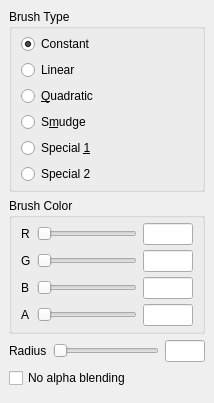
  <widget class="QDockWidget" name="brushDock">
   <property name="sizePolicy">
    <sizepolicy hsizetype="Preferred" vsizetype="Preferred">
     <horstretch>0</horstretch>
     <verstretch>0</verstretch>
    </sizepolicy>
   </property>
   <property name="floating">
    <bool>false</bool>
   </property>
   <property name="allowedAreas">
    <set>Qt::AllDockWidgetAreas</set>
   </property>
   <property name="windowTitle">
    <string>Br&amp;ush</string>
   </property>
   <attribute name="dockWidgetArea">
    <number>1</number>
   </attribute>
   <widget class="QWidget" name="brushDockContents">
    <property name="sizePolicy">
     <sizepolicy hsizetype="Preferred" vsizetype="Preferred">
      <horstretch>0</horstretch>
      <verstretch>0</verstretch>
     </sizepolicy>
    </property>
    <layout class="QVBoxLayout" name="verticalLayout_3">
     <item>
      <widget class="QGroupBox" name="brushType">
       <property name="title">
        <string>Brush Type</string>
       </property>
       <layout class="QVBoxLayout" name="verticalLayout">
        <property name="topMargin">
         <number>5</number>
        </property>
        <property name="bottomMargin">
         <number>5</number>
        </property>
        <item>
         <widget class="QRadioButton" name="brushTypeConstant">
          <property name="text">
           <string>Constant</string>
          </property>
          <property name="checked">
           <bool>true</bool>
          </property>
         </widget>
        </item>
        <item>
         <widget class="QRadioButton" name="brushTypeLinear">
          <property name="text">
           <string>Linear</string>
          </property>
         </widget>
        </item>
        <item>
         <widget class="QRadioButton" name="brushTypeQuadratic">
          <property name="text">
           <string>&amp;Quadratic</string>
          </property>
         </widget>
        </item>
        <item>
         <widget class="QRadioButton" name="brushTypeSmudge">
          <property name="text">
           <string>S&amp;mudge</string>
          </property>
         </widget>
        </item>
        <item>
         <widget class="QRadioButton" name="brushTypeSpecial1">
          <property name="text">
           <string>Special &amp;1</string>
          </property>
         </widget>
        </item>
        <item>
         <widget class="QRadioButton" name="brushTypeSpecial2">
          <property name="text">
           <string>Special 2</string>
          </property>
         </widget>
        </item>
       </layout>
      </widget>
     </item>
     <item>
      <widget class="QGroupBox" name="brushColor">
       <property name="title">
        <string>Brush Color</string>
       </property>
       <layout class="QGridLayout" name="gridLayout_3">
        <property name="topMargin">
         <number>5</number>
        </property>
        <property name="bottomMargin">
         <number>5</number>
        </property>
        <property name="verticalSpacing">
         <number>5</number>
        </property>
        <item row="2" column="3">
         <widget class="QLineEdit" name="brushColorTextboxBlue">
          <property name="minimumSize">
           <size>
            <width>50</width>
            <height>0</height>
           </size>
          </property>
          <property name="maximumSize">
           <size>
            <width>50</width>
            <height>16777215</height>
           </size>
          </property>
         </widget>
        </item>
        <item row="3" column="2">
         <widget class="QSlider" name="brushColorSliderAlpha">
          <property name="orientation">
           <enum>Qt::Horizontal</enum>
          </property>
         </widget>
        </item>
        <item row="1" column="0">
         <widget class="QLabel" name="brushColorLabelGreen">
          <property name="text">
           <string>G</string>
          </property>
         </widget>
        </item>
        <item row="1" column="2">
         <widget class="QSlider" name="brushColorSliderGreen">
          <property name="minimumSize">
           <size>
            <width>100</width>
            <height>0</height>
           </size>
          </property>
          <property name="orientation">
           <enum>Qt::Horizontal</enum>
          </property>
         </widget>
        </item>
        <item row="2" column="0">
         <widget class="QLabel" name="brushColorLabelBlue">
          <property name="text">
           <string>B</string>
          </property>
         </widget>
        </item>
        <item row="2" column="2">
         <widget class="QSlider" name="brushColorSliderBlue">
          <property name="minimumSize">
           <size>
            <width>100</width>
            <height>0</height>
           </size>
          </property>
          <property name="orientation">
           <enum>Qt::Horizontal</enum>
          </property>
         </widget>
        </item>
        <item row="0" column="0">
         <widget class="QLabel" name="brushColorLabelRed">
          <property name="text">
           <string>R</string>
          </property>
         </widget>
        </item>
        <item row="0" column="3">
         <widget class="QLineEdit" name="brushColorTextboxRed">
          <property name="minimumSize">
           <size>
            <width>50</width>
            <height>0</height>
           </size>
          </property>
          <property name="maximumSize">
           <size>
            <width>50</width>
            <height>16777215</height>
           </size>
          </property>
         </widget>
        </item>
        <item row="3" column="0">
         <widget class="QLabel" name="brushColorLabelAlpha">
          <property name="text">
           <string>A</string>
          </property>
         </widget>
        </item>
        <item row="3" column="3">
         <widget class="QLineEdit" name="brushColorTextboxAlpha">
          <property name="minimumSize">
           <size>
            <width>50</width>
            <height>0</height>
           </size>
          </property>
          <property name="maximumSize">
           <size>
            <width>50</width>
            <height>16777215</height>
           </size>
          </property>
         </widget>
        </item>
        <item row="1" column="3">
         <widget class="QLineEdit" name="brushColorTextboxGreen">
          <property name="minimumSize">
           <size>
            <width>50</width>
            <height>0</height>
           </size>
          </property>
          <property name="maximumSize">
           <size>
            <width>50</width>
            <height>16777215</height>
           </size>
          </property>
         </widget>
        </item>
        <item row="0" column="2">
         <widget class="QSlider" name="brushColorSliderRed">
          <property name="minimumSize">
           <size>
            <width>100</width>
            <height>0</height>
           </size>
          </property>
          <property name="orientation">
           <enum>Qt::Horizontal</enum>
          </property>
         </widget>
        </item>
       </layout>
      </widget>
     </item>
     <item>
      <widget class="QWidget" name="brushRadius" native="true">
       <layout class="QGridLayout" name="gridLayout_6">
        <property name="leftMargin">
         <number>0</number>
        </property>
        <property name="topMargin">
         <number>0</number>
        </property>
        <property name="rightMargin">
         <number>0</number>
        </property>
        <property name="bottomMargin">
         <number>0</number>
        </property>
        <item row="0" column="3">
         <widget class="QLineEdit" name="brushRadiusTextbox">
          <property name="sizePolicy">
           <sizepolicy hsizetype="Expanding" vsizetype="Fixed">
            <horstretch>0</horstretch>
            <verstretch>0</verstretch>
           </sizepolicy>
          </property>
          <property name="minimumSize">
           <size>
            <width>40</width>
            <height>0</height>
           </size>
          </property>
          <property name="maximumSize">
           <size>
            <width>40</width>
            <height>16777215</height>
           </size>
          </property>
          <property name="text">
           <string/>
          </property>
         </widget>
        </item>
        <item row="0" column="2">
         <widget class="QSlider" name="brushRadiusSlider">
          <property name="minimumSize">
           <size>
            <width>100</width>
            <height>0</height>
           </size>
          </property>
          <property name="orientation">
           <enum>Qt::Horizontal</enum>
          </property>
         </widget>
        </item>
        <item row="0" column="0">
         <widget class="QLabel" name="brushRadiusLabel">
          <property name="text">
           <string>Radius</string>
          </property>
         </widget>
        </item>
       </layout>
      </widget>
     </item>
     <item>
      <widget class="QCheckBox" name="brushAlphaBlendingCheckbox">
       <property name="text">
        <string>No alpha blending</string>
       </property>
      </widget>
     </item>
     <item>
      <widget class="QWidget" name="emptySpaceBrush" native="true">
       <property name="sizePolicy">
        <sizepolicy hsizetype="Preferred" vsizetype="Expanding">
         <horstretch>0</horstretch>
         <verstretch>0</verstretch>
        </sizepolicy>
       </property>
      </widget>
     </item>
    </layout>
   </widget>
  </widget>
